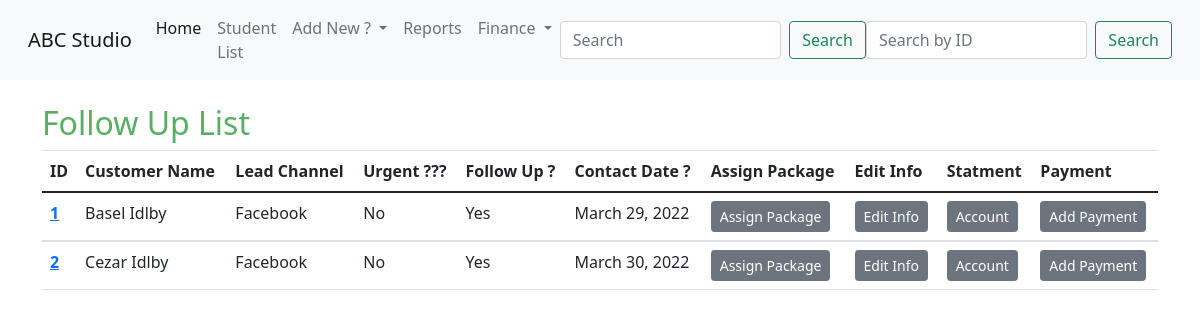
Page /student/customerFollowUp/ on the earlier database version.
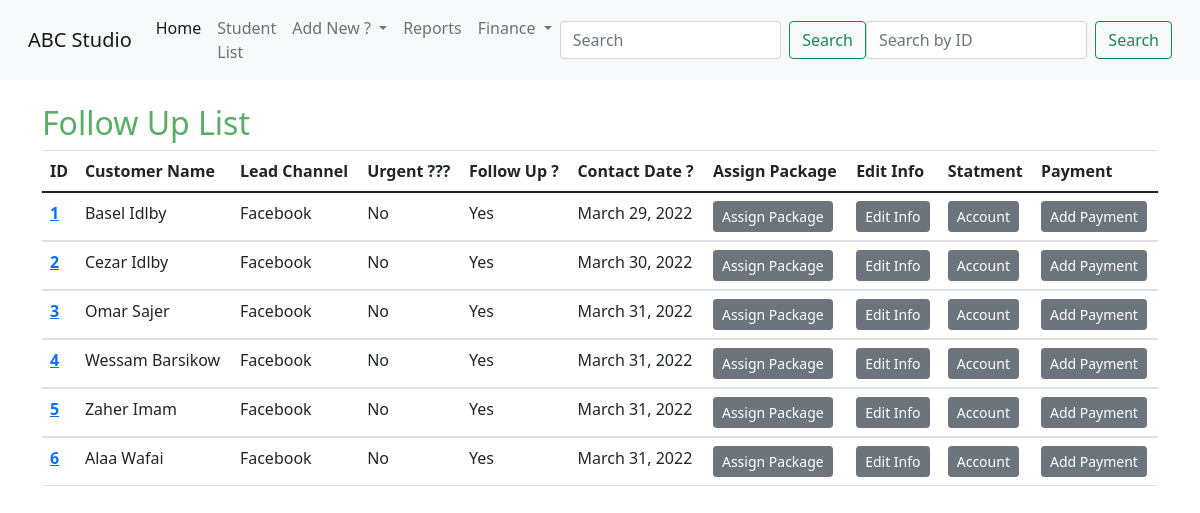
Same page on the later database version.
### student/models.py (models this page shows, shortened)
class customerInfo(models.Model):
    studentId = models.AutoField(primary_key=True)
    customerName = models.CharField(max_length=100 , unique=True)
    customerImg = models.ImageField(upload_to ='media/student/imgs/' , default='default.jpg')
    leadsChannel = models.ForeignKey(leadSource,max_length=50,on_delete=models.CASCADE)
    adsRef = models.CharField(max_length=200,blank=True)
    contactDate = models.DateField(default=datetime.now , editable=False)
    leadeAge = models.IntegerField()
    leadsLocation = models.CharField(max_length=100)
    leadsContactNumber = models.IntegerField()
    emailAddress = models.EmailField(unique=True)
    leadsComment = models.CharField(max_length=1000)
    leadsUrgent = models.BooleanField()
    Nationality = models.ForeignKey(countryList,max_length=250,on_delete=models.CASCADE)
    intersetList = models.ForeignKey(courseList,max_length=50,on_delete=models.CASCADE)
    followUp = models.BooleanField(default=True)

class leadSource(models.Model):
    sourceChannel = models.CharField(max_length=50,unique=True)
    def __str__(self) -> str:
        return f'{self.sourceChannel}'

### student/views.py (the view)
# urls.py: path('customerFollowUp/',views.customerFollowUp,name='customerFollowUp'),
def customerFollowUp(request):
    followList = customerInfo.objects.filter(followUp=True)
    context = {'followList':followList}
    return render(request,'student/customerinfo_followUp.html',context)

### student/templates/student/customerinfo_followUp.html (shortened to what this page needs)
{% extends 'student/base.html' %}
{% block content %}
    <div class="container">
      <br>
      <h2>Follow Up List</h2>
<table class="table">
  <thead>
    <tr>
      <th scope="col">ID</th>
      <th scope="col">Customer Name</th>
      <th scope="col">Lead Channel</th>
      <th scope="col">Urgent ??? </th>
      <th scope="col">Follow Up ? </th>
      <th scope="col"> Contact Date ? </th>
      <th scope="col">Assign Package</th>
      <th scope="col">Edit Info</th>
      <th scope="col">Statment</th>
      <th scope="col">Payment</th>
    </tr>
  </thead>
  {% for x in followList %}
  <tbody>
    <tr>
      <th scope="row"><a href="/student/dashBoard/{{x.studentId}}">{{x.studentId}} </th></a>
      <td>{{x.customerName}} </td>
      <td>{{x.leadsChannel}}</td>
       {% if x.leadsUrgent == True %}
      <td>Yes</td>
        {% else %}
      <td>No</td>
        {% endif %}
        {% if x.followUp == True %}
      <td>Yes</td>
         {% endif %}
      <td>{{x.contactDate}}</td>
      <td><button class="btn btn-secondary btn-sm" type="submit" onclick="location.href='{% url 'student:assignPKG' x.studentId %}'">Assign Package</button></td>
      <td><button class="btn btn-secondary btn-sm" type="submit" onclick="location.href='{% url 'student:updateView' x.studentId %}'">Edit Info</button></td>
      <td><button class="btn btn-secondary btn-sm" type="submit" onclick="location.href='{% url 'student:soa_PK' x.studentId %}'">Account</button></td>
      <td><button class="btn btn-secondary btn-sm" type="submit" onclick="location.href='{% url 'student:AddPayment' x.studentId %}'">Add Payment</button></td>
    </tr>
  </tbody>
  {% endfor %}
</table>
{% endblock %}

Differences in the rows shown:
added customerInfo: studentId "3", customerName "Omar Sajer", leadsChannel "Facebook", leadsUrgent "No", followUp "Yes", contactDate "March 31, 2022"
added customerInfo: studentId "4", customerName "Wessam Barsikow", leadsChannel "Facebook", leadsUrgent "No", followUp "Yes", contactDate "March 31, 2022"
added customerInfo: studentId "5", customerName "Zaher Imam", leadsChannel "Facebook", leadsUrgent "No", followUp "Yes", contactDate "March 31, 2022"
added customerInfo: studentId "6", customerName "Alaa Wafai", leadsChannel "Facebook", leadsUrgent "No", followUp "Yes", contactDate "March 31, 2022"
